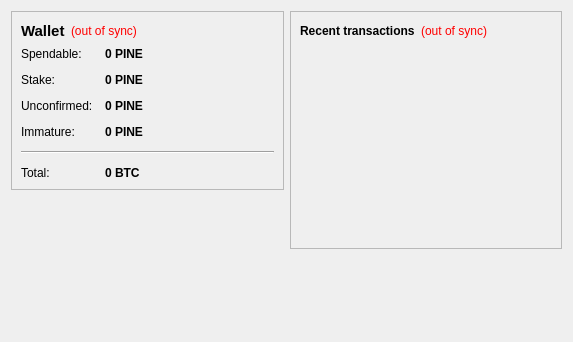
<?xml version="1.0" encoding="UTF-8"?>
<ui version="4.0">
 <class>OverviewPage</class>
 <widget class="QWidget" name="OverviewPage">
  <property name="geometry">
   <rect>
    <x>0</x>
    <y>0</y>
    <width>573</width>
    <height>342</height>
   </rect>
  </property>
  <property name="windowTitle">
   <string>Form</string>
  </property>
  <layout class="QHBoxLayout" name="horizontalLayout" stretch="1,1">
   <item>
    <layout class="QVBoxLayout" name="verticalLayout_2">
     <item>
      <widget class="QFrame" name="frame">
       <property name="frameShape">
        <enum>QFrame::StyledPanel</enum>
       </property>
       <property name="frameShadow">
        <enum>QFrame::Raised</enum>
       </property>
       <layout class="QVBoxLayout" name="verticalLayout_4">
        <item>
         <layout class="QHBoxLayout" name="horizontalLayout_4">
          <item>
           <widget class="QLabel" name="label_5">
            <property name="font">
             <font>
              <pointsize>11</pointsize>
              <weight>75</weight>
              <bold>true</bold>
             </font>
            </property>
            <property name="text">
             <string>Wallet</string>
            </property>
           </widget>
          </item>
          <item>
           <widget class="QLabel" name="labelWalletStatus">
            <property name="toolTip">
             <string>The displayed information may be out of date. Your wallet automatically synchronizes with the PINE network after a connection is established, but this process has not completed yet.</string>
            </property>
            <property name="styleSheet">
             <string notr="true">QLabel { color: red; }</string>
            </property>
            <property name="text">
             <string notr="true">(out of sync)</string>
            </property>
            <property name="alignment">
             <set>Qt::AlignLeading|Qt::AlignLeft|Qt::AlignVCenter</set>
            </property>
           </widget>
          </item>
          <item>
           <spacer name="horizontalSpacer_2">
            <property name="orientation">
             <enum>Qt::Horizontal</enum>
            </property>
            <property name="sizeHint" stdset="0">
             <size>
              <width>40</width>
              <height>20</height>
             </size>
            </property>
           </spacer>
          </item>
         </layout>
        </item>
        <item>
         <layout class="QFormLayout" name="formLayout_2">
          <property name="fieldGrowthPolicy">
           <enum>QFormLayout::AllNonFixedFieldsGrow</enum>
          </property>
          <property name="horizontalSpacing">
           <number>12</number>
          </property>
          <property name="verticalSpacing">
           <number>12</number>
          </property>
          <item row="0" column="0">
           <widget class="QLabel" name="label">
            <property name="text">
             <string>Spendable:</string>
            </property>
           </widget>
          </item>
          <item row="0" column="1">
           <widget class="QLabel" name="labelBalance">
            <property name="font">
             <font>
              <weight>75</weight>
              <bold>true</bold>
             </font>
            </property>
            <property name="cursor">
             <cursorShape>IBeamCursor</cursorShape>
            </property>
            <property name="toolTip">
             <string>Your current spendable balance</string>
            </property>
            <property name="text">
             <string notr="true">0 PINE</string>
            </property>
            <property name="textInteractionFlags">
             <set>Qt::LinksAccessibleByMouse|Qt::TextSelectableByKeyboard|Qt::TextSelectableByMouse</set>
            </property>
           </widget>
          </item>
          <item row="1" column="0">
           <widget class="QLabel" name="label_6">
            <property name="text">
             <string>Stake:</string>
            </property>
           </widget>
          </item>
          <item row="1" column="1">
           <widget class="QLabel" name="labelStake">
            <property name="font">
             <font>
              <weight>75</weight>
              <bold>true</bold>
             </font>
            </property>
            <property name="cursor">
             <cursorShape>IBeamCursor</cursorShape>
            </property>
            <property name="toolTip">
             <string>Total of coins that was staked, and do not yet count toward the current balance</string>
            </property>
            <property name="text">
             <string notr="true">0 PINE</string>
            </property>
            <property name="textInteractionFlags">
             <set>Qt::LinksAccessibleByMouse|Qt::TextSelectableByKeyboard|Qt::TextSelectableByMouse</set>
            </property>
           </widget>
          </item>
          <item row="2" column="0">
           <widget class="QLabel" name="label_3">
            <property name="text">
             <string>Unconfirmed:</string>
            </property>
           </widget>
          </item>
          <item row="2" column="1">
           <widget class="QLabel" name="labelUnconfirmed">
            <property name="font">
             <font>
              <weight>75</weight>
              <bold>true</bold>
             </font>
            </property>
            <property name="cursor">
             <cursorShape>IBeamCursor</cursorShape>
            </property>
            <property name="toolTip">
             <string>Total of transactions that have yet to be confirmed, and do not yet count toward the current balance</string>
            </property>
            <property name="text">
             <string notr="true">0 PINE</string>
            </property>
            <property name="textInteractionFlags">
             <set>Qt::LinksAccessibleByMouse|Qt::TextSelectableByKeyboard|Qt::TextSelectableByMouse</set>
            </property>
           </widget>
          </item>
          <item row="3" column="0">
           <widget class="QLabel" name="labelImmatureText">
            <property name="text">
             <string>Immature:</string>
            </property>
           </widget>
          </item>
          <item row="3" column="1">
           <widget class="QLabel" name="labelImmature">
            <property name="font">
             <font>
              <weight>75</weight>
              <bold>true</bold>
             </font>
            </property>
            <property name="toolTip">
             <string>Mined balance that has not yet matured</string>
            </property>
            <property name="text">
             <string notr="true">0 PINE</string>
            </property>
            <property name="textInteractionFlags">
             <set>Qt::LinksAccessibleByMouse|Qt::TextSelectableByKeyboard|Qt::TextSelectableByMouse</set>
            </property>
           </widget>
          </item>
          <item row="4" column="0" colspan="2">
           <widget class="Line" name="line">
            <property name="orientation">
             <enum>Qt::Horizontal</enum>
            </property>
           </widget>
          </item>
          <item row="5" column="0">
           <widget class="QLabel" name="labelTotalText">
            <property name="text">
             <string>Total:</string>
            </property>
           </widget>
          </item>
          <item row="5" column="1">
           <widget class="QLabel" name="labelTotal">
            <property name="font">
             <font>
              <weight>75</weight>
              <bold>true</bold>
             </font>
            </property>
            <property name="cursor">
             <cursorShape>IBeamCursor</cursorShape>
            </property>
            <property name="toolTip">
             <string>Your current total balance</string>
            </property>
            <property name="text">
             <string notr="true">0 BTC</string>
            </property>
            <property name="textInteractionFlags">
             <set>Qt::LinksAccessibleByMouse|Qt::TextSelectableByKeyboard|Qt::TextSelectableByMouse</set>
            </property>
           </widget>
          </item>
         </layout>
        </item>
       </layout>
      </widget>
     </item>
     <item>
      <spacer name="verticalSpacer">
       <property name="orientation">
        <enum>Qt::Vertical</enum>
       </property>
       <property name="sizeHint" stdset="0">
        <size>
         <width>20</width>
         <height>40</height>
        </size>
       </property>
      </spacer>
     </item>
    </layout>
   </item>
   <item>
    <layout class="QVBoxLayout" name="verticalLayout_3">
     <item>
      <widget class="QFrame" name="frame_2">
       <property name="frameShape">
        <enum>QFrame::StyledPanel</enum>
       </property>
       <property name="frameShadow">
        <enum>QFrame::Raised</enum>
       </property>
       <layout class="QVBoxLayout" name="verticalLayout">
        <item>
         <layout class="QHBoxLayout" name="horizontalLayout_2">
          <item>
           <widget class="QLabel" name="label_4">
            <property name="text">
             <string>&lt;b&gt;Recent transactions&lt;/b&gt;</string>
            </property>
           </widget>
          </item>
          <item>
           <widget class="QLabel" name="labelTransactionsStatus">
            <property name="toolTip">
             <string>The displayed information may be out of date. Your wallet automatically synchronizes with the PINE network after a connection is established, but this process has not completed yet.</string>
            </property>
            <property name="styleSheet">
             <string notr="true">QLabel { color: red; }</string>
            </property>
            <property name="text">
             <string notr="true">(out of sync)</string>
            </property>
            <property name="alignment">
             <set>Qt::AlignRight|Qt::AlignTrailing|Qt::AlignVCenter</set>
            </property>
           </widget>
          </item>
          <item>
           <spacer name="horizontalSpacer">
            <property name="orientation">
             <enum>Qt::Horizontal</enum>
            </property>
            <property name="sizeHint" stdset="0">
             <size>
              <width>40</width>
              <height>20</height>
             </size>
            </property>
           </spacer>
          </item>
         </layout>
        </item>
        <item>
         <widget class="QListView" name="listTransactions">
          <property name="styleSheet">
           <string notr="true">QListView { background: transparent; }</string>
          </property>
          <property name="frameShape">
           <enum>QFrame::NoFrame</enum>
          </property>
          <property name="verticalScrollBarPolicy">
           <enum>Qt::ScrollBarAlwaysOff</enum>
          </property>
          <property name="horizontalScrollBarPolicy">
           <enum>Qt::ScrollBarAlwaysOff</enum>
          </property>
          <property name="selectionMode">
           <enum>QAbstractItemView::NoSelection</enum>
          </property>
         </widget>
        </item>
       </layout>
      </widget>
     </item>
     <item>
      <spacer name="verticalSpacer_2">
       <property name="orientation">
        <enum>Qt::Vertical</enum>
       </property>
       <property name="sizeHint" stdset="0">
        <size>
         <width>20</width>
         <height>40</height>
        </size>
       </property>
      </spacer>
     </item>
    </layout>
   </item>
  </layout>
 </widget>
 <resources/>
 <connections/>
</ui>
